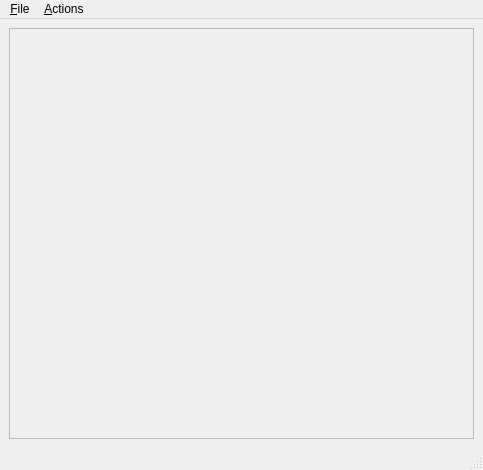
<?xml version="1.0" encoding="UTF-8"?>
<ui version="4.0">
 <class>MainWdg</class>
 <widget class="QMainWindow" name="MainWdg">
  <property name="geometry">
   <rect>
    <x>0</x>
    <y>0</y>
    <width>483</width>
    <height>470</height>
   </rect>
  </property>
  <property name="windowTitle">
   <string>Flip Normals - godlike@ancient-ritual.com</string>
  </property>
  <widget class="QWidget" name="centralwidget">
   <layout class="QVBoxLayout" name="verticalLayout">
    <item>
     <widget class="QScrollArea" name="scrollArea">
      <property name="widgetResizable">
       <bool>true</bool>
      </property>
      <widget class="QWidget" name="scrollAreaWidgetContents">
       <property name="geometry">
        <rect>
         <x>0</x>
         <y>0</y>
         <width>461</width>
         <height>398</height>
        </rect>
       </property>
       <layout class="QHBoxLayout" name="horizontalLayout">
        <item>
         <widget class="QLabel" name="originalImg">
          <property name="text">
           <string/>
          </property>
         </widget>
        </item>
        <item>
         <spacer name="horizontalSpacer">
          <property name="orientation">
           <enum>Qt::Horizontal</enum>
          </property>
          <property name="sizeHint" stdset="0">
           <size>
            <width>220</width>
            <height>20</height>
           </size>
          </property>
         </spacer>
        </item>
        <item>
         <widget class="QLabel" name="previewImg">
          <property name="text">
           <string/>
          </property>
         </widget>
        </item>
       </layout>
      </widget>
     </widget>
    </item>
   </layout>
  </widget>
  <widget class="QMenuBar" name="menubar">
   <property name="geometry">
    <rect>
     <x>0</x>
     <y>0</y>
     <width>483</width>
     <height>27</height>
    </rect>
   </property>
   <widget class="QMenu" name="menuFile">
    <property name="title">
     <string>&amp;File</string>
    </property>
    <addaction name="openAct"/>
    <addaction name="saveAct"/>
    <addaction name="quitAct"/>
   </widget>
   <widget class="QMenu" name="menu_Actions">
    <property name="title">
     <string>&amp;Actions</string>
    </property>
    <addaction name="flipXYAct"/>
    <addaction name="flipXZAct"/>
    <addaction name="flipYZAct"/>
   </widget>
   <addaction name="menuFile"/>
   <addaction name="menu_Actions"/>
  </widget>
  <widget class="QStatusBar" name="statusbar"/>
  <action name="openAct">
   <property name="icon">
    <iconset resource="resources.qrc">
     <normaloff>:/document-open-folder.png</normaloff>:/document-open-folder.png</iconset>
   </property>
   <property name="text">
    <string>&amp;Open Image</string>
   </property>
   <property name="shortcut">
    <string>Ctrl+O</string>
   </property>
  </action>
  <action name="quitAct">
   <property name="icon">
    <iconset resource="resources.qrc">
     <normaloff>:/application-exit.png</normaloff>:/application-exit.png</iconset>
   </property>
   <property name="text">
    <string>&amp;Quit</string>
   </property>
   <property name="shortcut">
    <string>Ctrl+Q</string>
   </property>
  </action>
  <action name="flipXYAct">
   <property name="icon">
    <iconset resource="resources.qrc">
     <normaloff>:/xy.png</normaloff>:/xy.png</iconset>
   </property>
   <property name="text">
    <string>Flip X,Y</string>
   </property>
  </action>
  <action name="flipXZAct">
   <property name="icon">
    <iconset resource="resources.qrc">
     <normaloff>:/xz.png</normaloff>:/xz.png</iconset>
   </property>
   <property name="text">
    <string>Flip X,Z</string>
   </property>
  </action>
  <action name="flipYZAct">
   <property name="icon">
    <iconset resource="resources.qrc">
     <normaloff>:/yz.png</normaloff>:/yz.png</iconset>
   </property>
   <property name="text">
    <string>Flip Y,Z</string>
   </property>
  </action>
  <action name="saveAct">
   <property name="icon">
    <iconset resource="resources.qrc">
     <normaloff>:/document-save.png</normaloff>:/document-save.png</iconset>
   </property>
   <property name="text">
    <string>&amp;Save Image</string>
   </property>
   <property name="shortcut">
    <string>Ctrl+S</string>
   </property>
  </action>
 </widget>
 <resources>
  <include location="resources.qrc"/>
 </resources>
 <connections/>
</ui>
